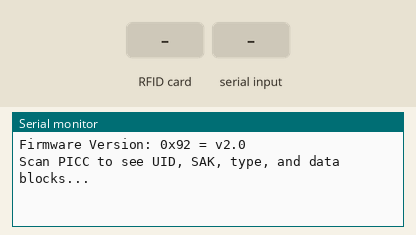
Recording of a sketch running on a simulated Arduino Mega 2560, built with avr-gcc and run on an emulated ATmega2560. Parts: the last lines printed to the serial monitor. The inputs (shaded band) are chosen by the test bench.

Above: at 1.2 s.
1.3 s: RFID card 5E 7A 19 C4 held to the reader
At 1.9 s:
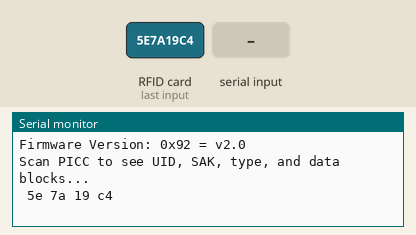
2.8 s: "1\n" received over the second serial link
At 3.5 s:
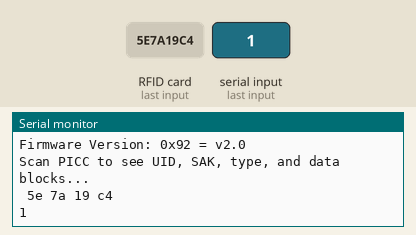
4.3 s: "0\n" received over the second serial link
At 4.7 s:
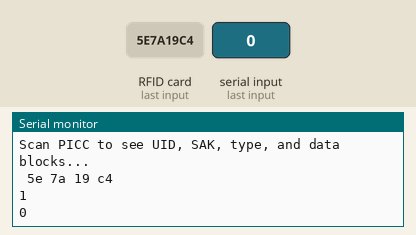

The sketch:

Bluetooth.ino
```cpp
#include <SoftwareSerial.h>
#include <SPI.h>
#include <MFRC522.h>

SoftwareSerial bluetooth(19, 18);
// 19 = RX    18 = TX

constexpr uint8_t RST_PIN = 5;          // Configurable, see typical pin layout above
constexpr uint8_t SS_PIN = 53;         // Configurable, see typical pin layout above

MFRC522 mfrc522(SS_PIN, RST_PIN);  // Create MFRC522 instance

MFRC522::MIFARE_Key key;

byte nuidPICC[4];
String buf = "";

void setup() {
  // put your setup code here, to run once:
  Serial.begin(9600);
  bluetooth.begin(9600);
  while (!Serial);    // Do nothing if no serial port is opened (added for Arduinos based on ATMEGA32U4)
  SPI.begin();      // Init SPI bus
  mfrc522.PCD_Init();   // Init MFRC522
  for (byte i = 0; i < 6; i++) {
    key.keyByte[i] = 0xFF;
  }
  mfrc522.PCD_DumpVersionToSerial();  // Show details of PCD - MFRC522 Card Reader details
  Serial.println(F("Scan PICC to see UID, SAK, type, and data blocks..."));
}

void loop() {
  // put your main code here, to run repeatedly:
  if (bluetooth.available()) {
    Serial.write(bluetooth.read());
  }
  if (Serial.available()) {
    bluetooth.write(Serial.read());
  }

  // Look for new cards
  if ( ! mfrc522.PICC_IsNewCardPresent()) {
    return;
  }

  // Select one of the cards
  if ( ! mfrc522.PICC_ReadCardSerial()) {
    return;
  }
  /*Serial.print(F("PICC type: "));
  MFRC522::PICC_Type piccType = mfrc522.PICC_GetType(mfrc522.uid.sak);
  Serial.println(mfrc522.PICC_GetTypeName(piccType));

  // Check is the PICC of Classic MIFARE type
  if (piccType != MFRC522::PICC_TYPE_MIFARE_MINI &&
      piccType != MFRC522::PICC_TYPE_MIFARE_1K &&
      piccType != MFRC522::PICC_TYPE_MIFARE_4K) {
    Serial.println(F("Your tag is not of type MIFARE Classic."));
    return;
  }*/

  /*if (mfrc522.uid.uidByte[0] != nuidPICC[0] ||
      mfrc522.uid.uidByte[1] != nuidPICC[1] ||
      mfrc522.uid.uidByte[2] != nuidPICC[2] ||
      mfrc522.uid.uidByte[3] != nuidPICC[3] ) {
    /*Serial.println(F("A new card has been detected."));
    // Store NUID into nuidPICC array
    for (byte i = 0; i < 4; i++) {
      nuidPICC[i] = mfrc522.uid.uidByte[i];
    }*/

    //Serial.println(F("The NUID tag is:"));
    //Serial.print(F("In hex: "));

   buf = printHex(mfrc522.uid.uidByte, mfrc522.uid.size);
   bluetooth.print(buf + "");
   Serial.println(buf);
   bluetooth.print('\n');
    //Serial.println();
    //Serial.print(F("In dec: "));
    //printDec(mfrc522.uid.uidByte, mfrc522.uid.size);
    //Serial.println();
  /*}
  else Serial.println(F("Card read previously."));*/

  // Halt PICC
  mfrc522.PICC_HaltA();

  // Stop encryption on PCD
  mfrc522.PCD_StopCrypto1();
}


/**
 * Helper routine to dump a byte array as hex values to Serial.
 */
String printHex(byte *buffer, byte bufferSize) {
  String result;
  for (byte i = 0; i < bufferSize; i++) {
    result += (buffer[i] < 0x10 ? " 0" : " ");
    result += String(buffer[i], HEX);
  }
  return result;
}
```

Measured:
- after the input at 1.3 s, the serial monitor: prints a new line at once (image 1)
- after the input at 2.8 s, the serial monitor: prints a new line at once (image 2)
- after the input at 4.3 s, the serial monitor: prints a new line at once (image 3)
